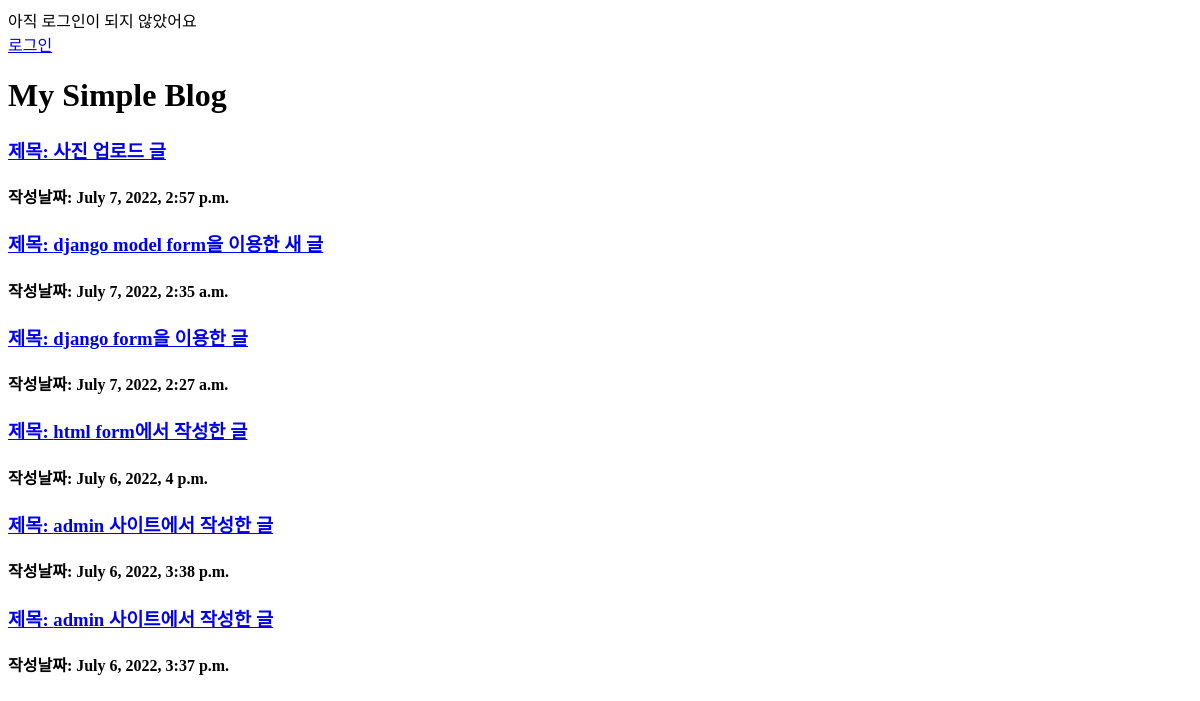
/, run on an earlier commit of the app's database.
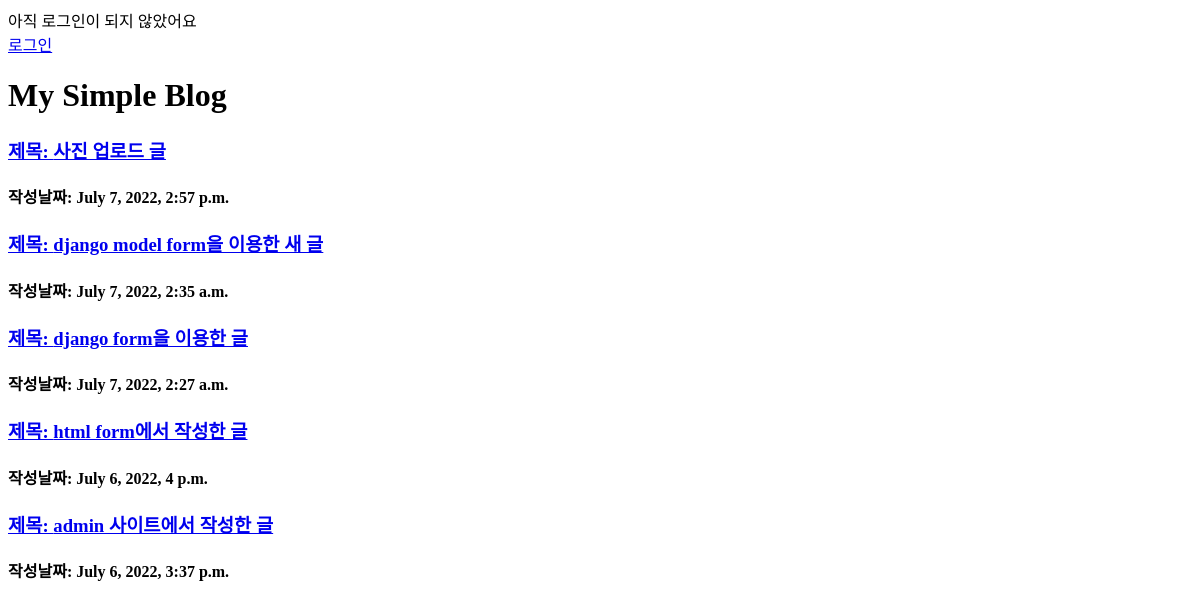
And on a later commit of the database.
### blogapp/models.py (models this page shows)
class Blog(models.Model):
    title = models.CharField(max_length=200)
    body = models.TextField()
    photo = models.ImageField(blank=True, null=True, upload_to='blog_photo')
    date = models.DateTimeField(auto_now_add=True) # 자동으로 현재 시간 추가
    def __str__(self):
        return self.title

### blogapp/views.py (the view)
# urls.py: path('', views.home, name='home'),
def home(request):
    posts = Blog.objects.filter().order_by('-date') # 내가 가져오고자 하는 정보를 필터링 해서 가져옴 / order_by: 정렬
    return render(request, 'index.html', {'posts' : posts})

### blogapp/templates/index.html (shortened to what this page needs)
{% if user.is_authenticated %}
안녕하세요, {{ user.username }}님!<br/>
<a href="{% url 'logout' %}">로그아웃</a>
{% else %}
<a href="{% url 'login' %}">로그인</a>
{% endif %}
<h1>My Simple Blog</h1>
{% for post in posts %}
    <a href="{% url 'detail' post.id %}"><h3>제목: {{ post.title }}</h3></a>
    <h4>작성날짜: {{ post.date }}</h4>
{% endfor %}

What changed in the data, as far as the page shows it:
removed Blog: title "admin 사이트에서 작성한 글", date "July 6, 2022, 3:38 p.m."
